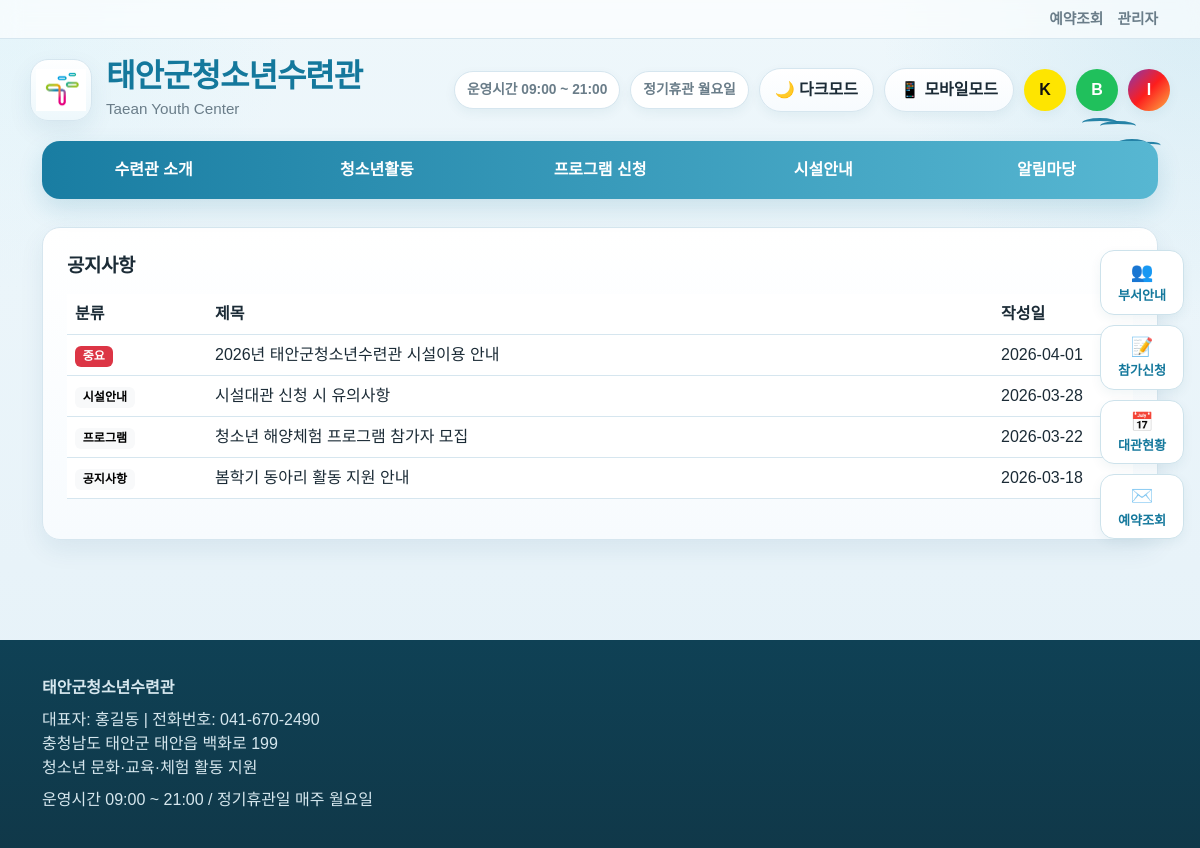
Screenshot of /notices with the database file from the repository.
### tables this page shows
CREATE TABLE notices (
        id INTEGER PRIMARY KEY AUTOINCREMENT,
        title TEXT NOT NULL,
        content TEXT NOT NULL,
        category TEXT NOT NULL DEFAULT '공지사항',
        is_pinned INTEGER NOT NULL DEFAULT 0,
        created_at TEXT NOT NULL
    );

### app.py (the view)
@app.route("/notices")
def notices():
    rows = get_all_notices()
    return render_template("notices.html", rows=rows)

### app.py (called while the page is built)
def get_db():
    if "db" not in g:
        g.db = sqlite3.connect(DB_PATH)
        g.db.row_factory = sqlite3.Row
    return g.db

def get_all_notices():
    db = get_db()
    return db.execute("""
        SELECT * FROM notices
        ORDER BY is_pinned DESC, created_at DESC, id DESC
    """).fetchall()

@app.context_processor
def inject_globals():
    today = date.today()
    max_date = today + timedelta(days=ADVANCE_BOOKING_DAYS)
    return {
        "STATUS_KR": STATUS_KR,
        "OPEN_HOUR": OPEN_HOUR,
        "CLOSE_HOUR": CLOSE_HOUR,
        "today": today.isoformat(),
        "today_obj": today,
        "max_date": max_date.isoformat(),
        "MAX_HOURS_PER_BOOKING": MAX_HOURS_PER_BOOKING,
        "ADVANCE_BOOKING_DAYS": ADVANCE_BOOKING_DAYS,
        "CANCEL_DEADLINE_DAYS": CANCEL_DEADLINE_DAYS,
        "WEEKLY_CLOSED_WEEKDAY": WEEKLY_CLOSED_WEEKDAY,
        "is_expired_reservation": is_expired_reservation
    }

### templates/notices.html
{% extends "base.html" %}
{% block content %}
<div class="card-box p-4">
    <div class="section-title">공지사항</div>
    <div class="table-responsive">
        <table class="table">
            <thead>
                <tr>
                    <th style="width:140px;">분류</th>
                    <th>제목</th>
                    <th style="width:140px;">작성일</th>
                </tr>
            </thead>
            <tbody>
                {% for r in rows %}
                <tr>
                    <td>
                        {% if r.is_pinned %}
                        <span class="badge text-bg-danger">중요</span>
                        {% else %}
                        <span class="badge text-bg-light">{{ r.category }}</span>
                        {% endif %}
                    </td>
                    <td><a href="{{ url_for('notice_detail', nid=r.id) }}">{{ r.title }}</a></td>
                    <td>{{ r.created_at }}</td>
                </tr>
                {% endfor %}
            </tbody>
        </table>
    </div>
</div>
{% endblock %}

### templates/base.html (style rules this page uses)
:root { --bg:#eef7fb; --bg2:#e5f1f8; --surface:#ffffff; --surface2:#f7fbfe; --text:#1b2b36; --muted:#6a7d89; --line:#d6e6ef; --brand:#14789c; --brand-dark:#0d5c79; --nav1:#197da2; --nav2:#57b7d2; --accent:#dff5fb; --shadow:0 10px 24px rgba(18,79,110,.08); --shadow-soft:0 4px 12px rgba(18,79,110,.06); --danger:#c75b5b; --ok:#1d8a5b; --warn:#9a6b11; }
* { box-sizing:border-box; }
html { scroll-behavior:smooth; }
body { background: radial-gradient(circle at top right, rgba(95,181,214,.15), transparent 22%), radial-gradient(circle at left top, rgba(185,234,247,.18), transparent 20%), linear-gradient(180deg,var(--bg),var(--bg2)); color:var(--text); font-family:Arial,"Apple SD Gothic Neo","Malgun Gothic",sans-serif; transition:background .2s ease,color .2s ease; }
a { text-decoration:none; color:inherit; }
.card-box { background:linear-gradient(180deg,var(--surface),var(--surface2)); border:1px solid var(--line); border-radius:18px; box-shadow:var(--shadow); }
.section-title { font-size:1.18rem; font-weight:900; margin-bottom:14px; letter-spacing:-0.02em; }
.table td,.table th { vertical-align:middle; color:var(--text); border-color:var(--line); }

### rows the page displays
notices: is_pinned "중요", title "2026년 태안군청소년수련관 시설이용 안내", created_at "2026-04-01"
notices: category "시설안내", title "시설대관 신청 시 유의사항", created_at "2026-03-28"
notices: category "프로그램", title "청소년 해양체험 프로그램 참가자 모집", created_at "2026-03-22"
notices: category "공지사항", title "봄학기 동아리 활동 지원 안내", created_at "2026-03-18"
